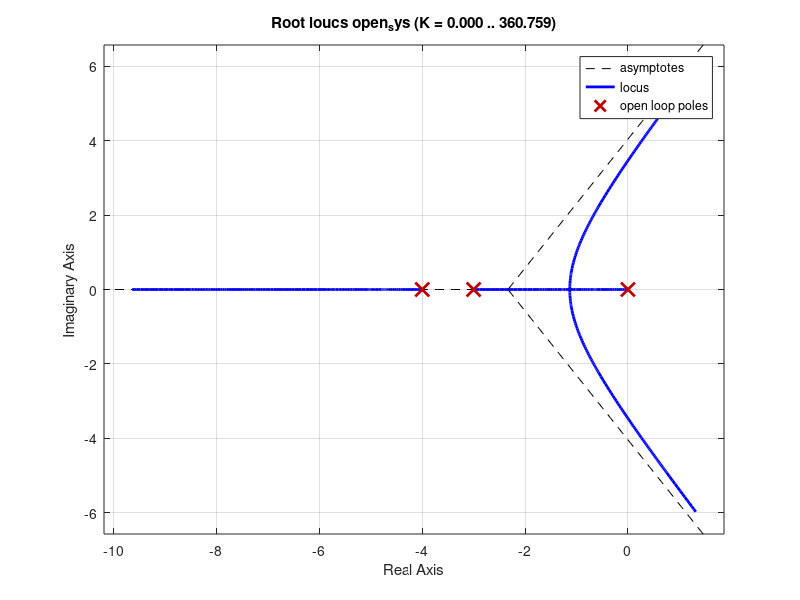

Recreate this plot in MATLAB. (Note: this script raises an error after producing the figure.)
clear, close; clc;

% System
num = 1;
den = [1, 7, 12, 0];
open_sys = tf(num,den)
close_sys = feedback(open_sys,1)

% Critical gain and period
[Kcr,Pm,Wcr,Wcp] = margin(open_sys);
Pcr = 2*pi/Wcr;
disp('Criticall gain:')
disp(Kcr)
disp('Criticall frequency(rad):')
disp(Wcr)
disp('Criticall period(seg):')
disp(Pcr);

% P controller
disp('P Controller:')
Kp_p = 0.5*Kcr;
fprintf('Kp: %2.4f\n\n', Kp_p)

% PI controller
disp('P Controller:')
Kp_pi = 0.45*Kcr;
Ti_pi = Pcr/1.2;
fprintf('Kp: %2.4f\n', Kp_pi)
fprintf('Ti: %2.4f\n\n', Ti_pi)

% PID controller
disp('PID Controller:')
Kp_pid = 0.6*Kcr;
Ti_pid = 0.5*Pcr;
Td_pid = 0.125*Pcr;
fprintf('Kp: %2.4f\n', Kp_pid)
fprintf('Ti: %2.4f\n', Ti_pid)
fprintf('Td: %2.4f\n\n', Td_pid)

% Rlocus
rlocus(open_sys)
grid on_
pause()

% Open block diagram
%open_system('PID\PID3.slx')
%sim('PID\PID3.slx',15)
